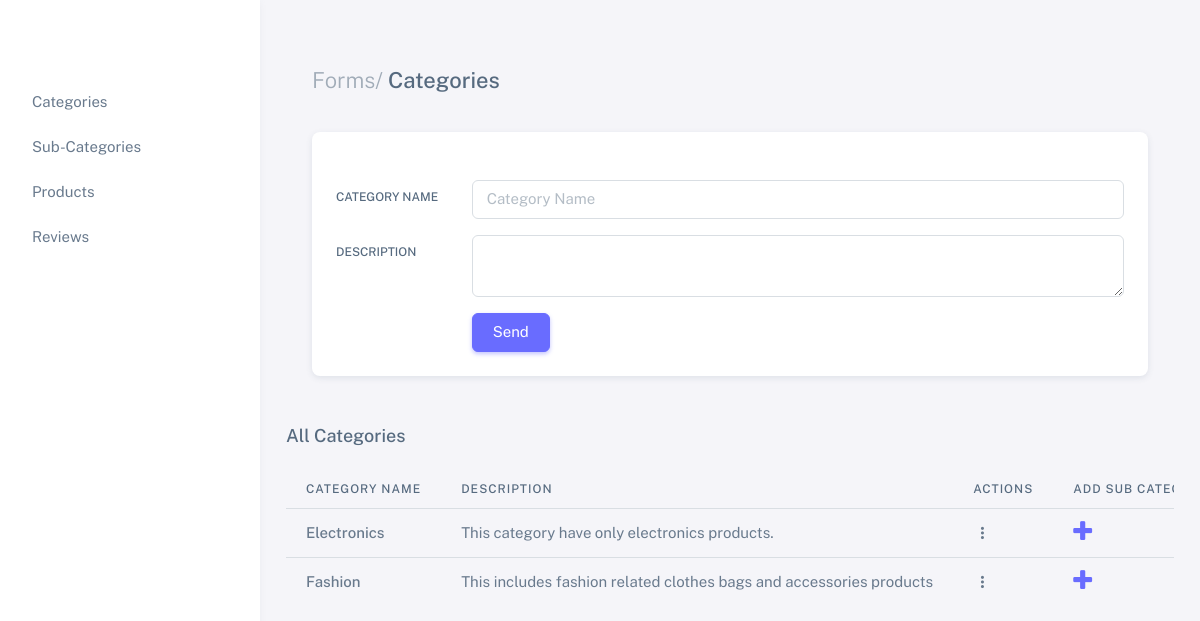
The page / on the database its author committed.
### sale/models.py (models this page shows, shortened)
class CategoryModel(models.Model):
    category_name = models.CharField(max_length=200, unique=True)
    uuid_field = models.UUIDField(default=uuid.uuid4, editable=False)
    cat_description = models.TextField(null=True, blank=True)

### sale/views.py (the view, shortened to what this page needs)
# urls.py: path('',CategoryView.as_view(), name='category'),
class CategoryView(View):
 def get(self, request):
  category_obj = CategoryModel.objects.all()
  return render(request, 'sale/category.html',{'cat_obj':category_obj})

### template/sale/category.html (shortened to what this page needs)
{% extends 'sale/base.html' %}
{% block content %}
        <div class="layout-page">
          <div class="content-wrapper">
            <div class="container-xxl flex-grow-1 container-p-y">
              <div class="row">
   <div class="content-wrapper">
    <div class="container-xxl flex-grow-1 container-p-y">
      <h4 class="py-3 mb-4"><span class="text-muted fw-light">Forms/</span> Categories</h4>
      <div class="row">
        <div class="col-xxl">
          <div class="card mb-4">
            <div class="card-header d-flex align-items-center justify-content-between">
            </div>
            <div class="card-body">
              <form action="{% url 'category' %}" method="post">
                <div class="row mb-3">
                  <label class="col-sm-2 col-form-label" for="basic-default-name">Category Name</label>
                  <div class="col-sm-10">
                    <input type="text" class="form-control" id="basic-default-name" name="categoryname" placeholder="Category Name" />
                  </div>
                </div>
                <div class="row mb-3">
                  <label class="col-sm-2 col-form-label" for="basic-default-company">Description</label>
                  <div class="col-sm-10">
                  <textarea name="description" id="description" name="description" class="form-control"
                  id="basic-default-company"></textarea>
                </div>
                </div>
                <div class="row justify-content-end">
                  <div class="col-sm-10">
                    <button type="submit" class="btn btn-primary">Send</button>
                </div>
                </div>
              </form>
            </div>
          </div>
        </div>
      </div>
    </div>
       <h5 class="mb-4">All Categories</h5>
       <div class="table-responsive text-nowrap">
         <table class="table card-table">
           <thead>
             <tr>
               <th>Category Name</th>
               <th>Description</th>
               <th>Actions</th>
               <th>Add Sub Category</th>
             </tr>
           </thead>
           <tbody class="table-border-bottom-0">
            {% for item in cat_obj %}
             <tr>
               <td>
                 <span class="fw-medium">{{item.category_name}}</span>
               </td>
               <td>{{item.cat_description}}</td>
               <td>
                 <div class="dropdown">
                   <button type="button" class="btn p-0 dropdown-toggle hide-arrow" data-bs-toggle="dropdown">
                     <i class="bx bx-dots-vertical-rounded"></i>
                   </button>
               </td>
               <td><a href="{% url 'sub_category' item.id %}"><i class="fa fa-plus" style="font-size:24px"></i></a></td>
             </tr>
             {% endfor %}
           </tbody>
         </table>
       </div>
          </div>
        </div>
      </div>
    </div>
{% endblock content %}

### rows shown on the page
CategoryModel: category_name "Electronics", cat_description "This category have only electronics products."
CategoryModel: category_name "Fashion", cat_description "This includes fashion related clothes bags and accessories products"
